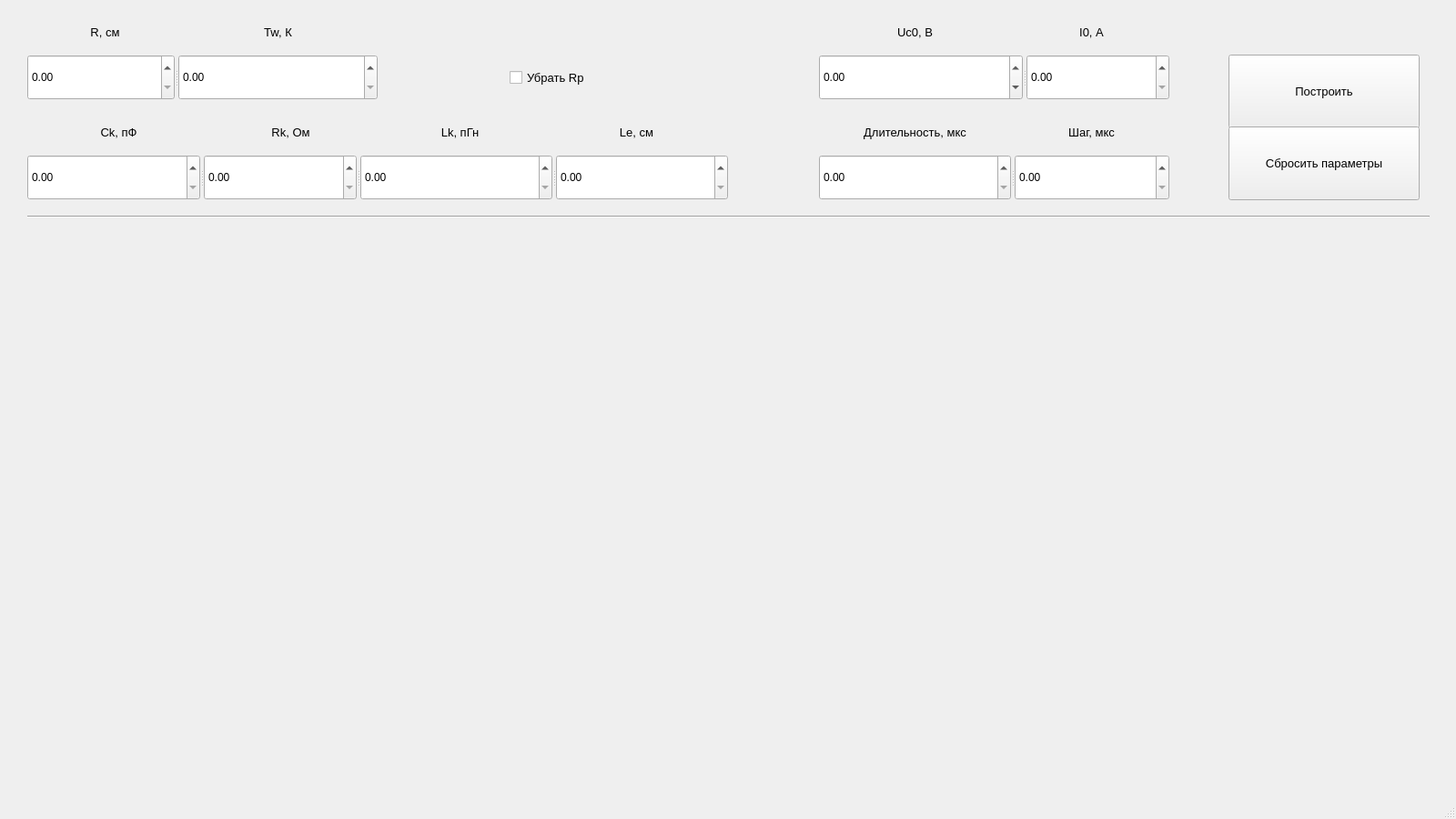
<?xml version="1.0" encoding="UTF-8"?>
<ui version="4.0">
 <class>MainWindow</class>
 <widget class="QMainWindow" name="MainWindow">
  <property name="geometry">
   <rect>
    <x>0</x>
    <y>0</y>
    <width>1600</width>
    <height>900</height>
   </rect>
  </property>
  <property name="windowTitle">
   <string>MainWindow</string>
  </property>
  <widget class="QWidget" name="centralwidget">
   <widget class="MplWidget" name="MplWidget" native="true">
    <property name="geometry">
     <rect>
      <x>0</x>
      <y>250</y>
      <width>1600</width>
      <height>591</height>
     </rect>
    </property>
   </widget>
   <widget class="Line" name="line">
    <property name="geometry">
     <rect>
      <x>30</x>
      <y>230</y>
      <width>1541</width>
      <height>16</height>
     </rect>
    </property>
    <property name="orientation">
     <enum>Qt::Horizontal</enum>
    </property>
   </widget>
   <widget class="QSplitter" name="splitter_3">
    <property name="geometry">
     <rect>
      <x>900</x>
      <y>170</y>
      <width>385</width>
      <height>50</height>
     </rect>
    </property>
    <property name="orientation">
     <enum>Qt::Horizontal</enum>
    </property>
    <widget class="QDoubleSpinBox" name="spin_end">
     <property name="maximum">
      <double>1000.000000000000000</double>
     </property>
    </widget>
    <widget class="QDoubleSpinBox" name="spin_step"/>
   </widget>
   <widget class="QSplitter" name="splitter_4">
    <property name="geometry">
     <rect>
      <x>900</x>
      <y>60</y>
      <width>385</width>
      <height>50</height>
     </rect>
    </property>
    <property name="orientation">
     <enum>Qt::Horizontal</enum>
    </property>
    <widget class="QDoubleSpinBox" name="spin_Uc0">
     <property name="minimum">
      <double>-10000.000000000000000</double>
     </property>
     <property name="maximum">
      <double>10000.000000000000000</double>
     </property>
    </widget>
    <widget class="QDoubleSpinBox" name="spin_I0"/>
   </widget>
   <widget class="QLabel" name="label">
    <property name="geometry">
     <rect>
      <x>30</x>
      <y>10</y>
      <width>171</width>
      <height>50</height>
     </rect>
    </property>
    <property name="font">
     <font>
      <pointsize>10</pointsize>
     </font>
    </property>
    <property name="text">
     <string>R, см</string>
    </property>
    <property name="alignment">
     <set>Qt::AlignCenter</set>
    </property>
   </widget>
   <widget class="QLabel" name="label_2">
    <property name="geometry">
     <rect>
      <x>200</x>
      <y>10</y>
      <width>211</width>
      <height>50</height>
     </rect>
    </property>
    <property name="font">
     <font>
      <pointsize>10</pointsize>
     </font>
    </property>
    <property name="text">
     <string>Tw, К</string>
    </property>
    <property name="alignment">
     <set>Qt::AlignCenter</set>
    </property>
   </widget>
   <widget class="QLabel" name="label_3">
    <property name="geometry">
     <rect>
      <x>30</x>
      <y>120</y>
      <width>201</width>
      <height>50</height>
     </rect>
    </property>
    <property name="font">
     <font>
      <pointsize>10</pointsize>
     </font>
    </property>
    <property name="text">
     <string>Ck, пФ</string>
    </property>
    <property name="alignment">
     <set>Qt::AlignCenter</set>
    </property>
   </widget>
   <widget class="QLabel" name="label_4">
    <property name="geometry">
     <rect>
      <x>229</x>
      <y>120</y>
      <width>181</width>
      <height>50</height>
     </rect>
    </property>
    <property name="font">
     <font>
      <pointsize>10</pointsize>
     </font>
    </property>
    <property name="text">
     <string>Rk, Ом</string>
    </property>
    <property name="alignment">
     <set>Qt::AlignCenter</set>
    </property>
   </widget>
   <widget class="QLabel" name="label_5">
    <property name="geometry">
     <rect>
      <x>420</x>
      <y>120</y>
      <width>171</width>
      <height>50</height>
     </rect>
    </property>
    <property name="font">
     <font>
      <pointsize>10</pointsize>
     </font>
    </property>
    <property name="text">
     <string>Lk, пГн</string>
    </property>
    <property name="alignment">
     <set>Qt::AlignCenter</set>
    </property>
   </widget>
   <widget class="QLabel" name="label_6">
    <property name="geometry">
     <rect>
      <x>599</x>
      <y>120</y>
      <width>201</width>
      <height>50</height>
     </rect>
    </property>
    <property name="font">
     <font>
      <pointsize>10</pointsize>
     </font>
    </property>
    <property name="text">
     <string>Le, см</string>
    </property>
    <property name="alignment">
     <set>Qt::AlignCenter</set>
    </property>
   </widget>
   <widget class="QLabel" name="label_7">
    <property name="geometry">
     <rect>
      <x>900</x>
      <y>10</y>
      <width>211</width>
      <height>50</height>
     </rect>
    </property>
    <property name="font">
     <font>
      <pointsize>10</pointsize>
     </font>
    </property>
    <property name="text">
     <string>Uc0, В</string>
    </property>
    <property name="alignment">
     <set>Qt::AlignCenter</set>
    </property>
   </widget>
   <widget class="QLabel" name="label_8">
    <property name="geometry">
     <rect>
      <x>1119</x>
      <y>10</y>
      <width>161</width>
      <height>50</height>
     </rect>
    </property>
    <property name="font">
     <font>
      <pointsize>10</pointsize>
     </font>
    </property>
    <property name="text">
     <string>I0, А</string>
    </property>
    <property name="alignment">
     <set>Qt::AlignCenter</set>
    </property>
   </widget>
   <widget class="QLabel" name="label_9">
    <property name="geometry">
     <rect>
      <x>900</x>
      <y>120</y>
      <width>211</width>
      <height>50</height>
     </rect>
    </property>
    <property name="font">
     <font>
      <pointsize>10</pointsize>
     </font>
    </property>
    <property name="text">
     <string>Длительность, мкс</string>
    </property>
    <property name="alignment">
     <set>Qt::AlignCenter</set>
    </property>
   </widget>
   <widget class="QLabel" name="label_10">
    <property name="geometry">
     <rect>
      <x>1109</x>
      <y>120</y>
      <width>181</width>
      <height>50</height>
     </rect>
    </property>
    <property name="font">
     <font>
      <pointsize>10</pointsize>
     </font>
    </property>
    <property name="text">
     <string>Шаг, мкс</string>
    </property>
    <property name="alignment">
     <set>Qt::AlignCenter</set>
    </property>
   </widget>
   <widget class="QSplitter" name="splitter_2">
    <property name="geometry">
     <rect>
      <x>30</x>
      <y>170</y>
      <width>770</width>
      <height>50</height>
     </rect>
    </property>
    <property name="orientation">
     <enum>Qt::Horizontal</enum>
    </property>
    <widget class="QDoubleSpinBox" name="spin_Ck">
     <property name="prefix">
      <string/>
     </property>
     <property name="decimals">
      <number>2</number>
     </property>
     <property name="minimum">
      <double>0.000000000000000</double>
     </property>
     <property name="maximum">
      <double>999.000000000000000</double>
     </property>
    </widget>
    <widget class="QDoubleSpinBox" name="spin_Rk"/>
    <widget class="QDoubleSpinBox" name="spin_Lk">
     <property name="maximum">
      <double>1000.000000000000000</double>
     </property>
    </widget>
    <widget class="QDoubleSpinBox" name="spin_Le">
     <property name="maximum">
      <double>999.990000000000009</double>
     </property>
    </widget>
   </widget>
   <widget class="QSplitter" name="splitter">
    <property name="geometry">
     <rect>
      <x>30</x>
      <y>60</y>
      <width>385</width>
      <height>50</height>
     </rect>
    </property>
    <property name="orientation">
     <enum>Qt::Horizontal</enum>
    </property>
    <widget class="QDoubleSpinBox" name="spin_R"/>
    <widget class="QDoubleSpinBox" name="spin_Tw">
     <property name="maximum">
      <double>10000.000000000000000</double>
     </property>
    </widget>
   </widget>
   <widget class="QPushButton" name="btn_run">
    <property name="geometry">
     <rect>
      <x>1350</x>
      <y>60</y>
      <width>210</width>
      <height>81</height>
     </rect>
    </property>
    <property name="font">
     <font>
      <pointsize>10</pointsize>
     </font>
    </property>
    <property name="text">
     <string>Построить</string>
    </property>
   </widget>
   <widget class="QPushButton" name="btn_reset">
    <property name="geometry">
     <rect>
      <x>1350</x>
      <y>139</y>
      <width>210</width>
      <height>81</height>
     </rect>
    </property>
    <property name="font">
     <font>
      <pointsize>10</pointsize>
     </font>
    </property>
    <property name="text">
     <string>Сбросить параметры</string>
    </property>
   </widget>
   <widget class="QCheckBox" name="checkBoxRp">
    <property name="geometry">
     <rect>
      <x>560</x>
      <y>60</y>
      <width>181</width>
      <height>50</height>
     </rect>
    </property>
    <property name="font">
     <font>
      <pointsize>10</pointsize>
     </font>
    </property>
    <property name="text">
     <string>Убрать Rp</string>
    </property>
   </widget>
  </widget>
  <widget class="QMenuBar" name="menubar">
   <property name="geometry">
    <rect>
     <x>0</x>
     <y>0</y>
     <width>1600</width>
     <height>17</height>
    </rect>
   </property>
  </widget>
  <widget class="QStatusBar" name="statusbar"/>
 </widget>
 <customwidgets>
  <customwidget>
   <class>MplWidget</class>
   <extends>QWidget</extends>
   <header>mplwidget.h</header>
   <container>1</container>
  </customwidget>
 </customwidgets>
 <resources/>
 <connections/>
</ui>
